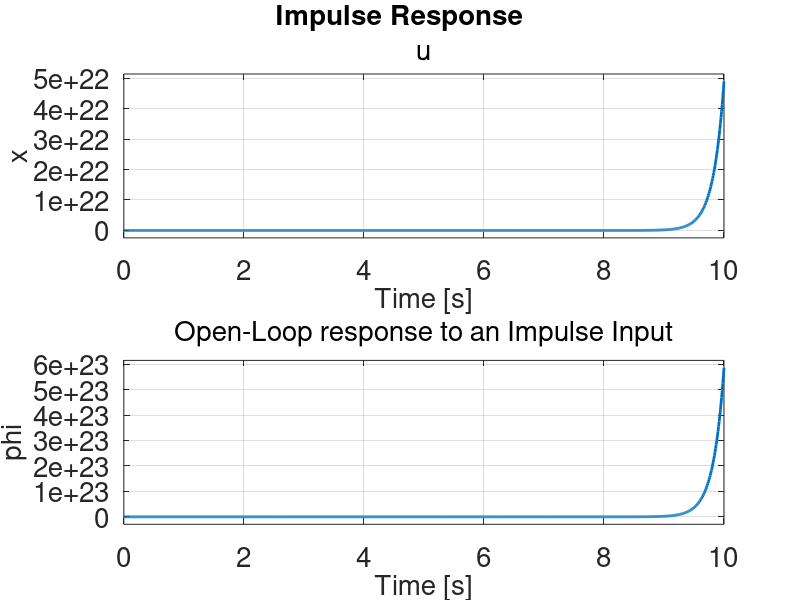

This chart was generated by the following MATLAB code: (Note: this script raises an error after producing the figure.)
set(groot,'defaultLineLineWidth',2.0)
M = 0.5;
m = 0.2;
b = 0.1;
I = 0.006;
g = 9.8;
l = 0.3;
q = (M+m)*(I+m*l^2)-(m*l)^2;
s = tf('s');

P_cart = (((I+m*l^2)/q)*s^2 - (m*g*l/q))/(s^4 + (b*(I + m*l^2))*s^3/q - ((M + m)*m*g*l)*s^2/q - b*m*g*l*s/q);

P_pend = (m*l*s/q)/(s^3 + (b*(I + m*l^2))*s^2/q - ((M + m)*m*g*l)*s/q - b*m*g*l/q);

sys_tf = [P_cart ; P_pend]

inputs = {'u'};
outputs = {'x'; 'phi'};

set(sys_tf,'InputName',inputs)
set(sys_tf,'OutputName',outputs)

sys_tf

p = I*(M+m)+M*m*l^2; %denominator for the A and B matrices

A = [0      1              0           0;
     0 -(I+m*l^2)*b/p  (m^2*g*l^2)/p   0;
     0      0              0           1;
     0 -(m*l*b)/p       m*g*l*(M+m)/p  0];
B = [     0;
     (I+m*l^2)/p;
          0;
        m*l/p];
C = [1 0 0 0;
     0 0 1 0];
D = [0;
     0];

states = {'x' 'x_dot' 'phi' 'phi_dot'};
inputs = {'u'};
outputs = {'x'; 'phi'};

sys_ss = ss(A,B,C,D,'statename',states,'inputname',inputs,'outputname',outputs)

sys_tf = tf(sys_ss)

t=0:0.01:10;
impulse(sys_tf,t)
title('Open-Loop response to an Impulse Input')
set(findall(gcf,'-property','FontSize'),'FontSize',20)
figure 
pzplot(sys_tf)

figure 
t = 0:0.05:10;
u = ones(size(t));
[y,t] = lsim(sys_tf,u,t);
plot(t,y)
grid ON
set(findall(gcf,'-property','FontSize'),'FontSize',20)
title('Open-Loop response to a Step Input') 
xlabel('time')
ylabel('amplitude')
axis([0 10 0 25])
legend('x','phi')
stepinfo = lsiminfo(y,t)
set(findall(gcf,'-property','FontSize'),'FontSize',20)
cart_info = stepinfo(1)
pend_info = stepinfo(2)